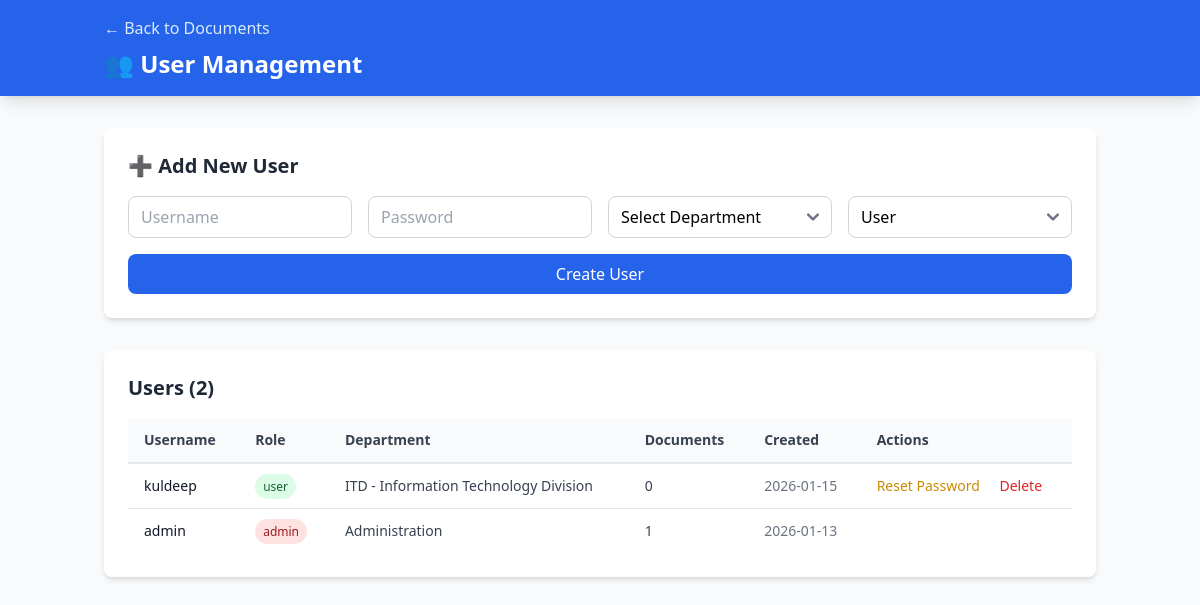
Screenshot of /users (signed in) with the database file from the repository.
### app.py (models this page shows)
class User(UserMixin, db.Model):
    id = db.Column(db.Integer, primary_key=True)
    username = db.Column(db.String(80), unique=True, nullable=False)
    password_hash = db.Column(db.String(255), nullable=False)
    role = db.Column(db.String(20), nullable=False, default='user')  # admin, user
    department = db.Column(db.String(100))
    created_at = db.Column(db.DateTime, default=datetime.utcnow)

### app.py (the view)
@app.route('/users')
@login_required
def users():
    if current_user.role != 'admin':
        flash('Access denied. Admin only.', 'error')
        return redirect(url_for('index'))
    all_users = User.query.order_by(User.created_at.desc()).all()
    return render_template("USERS_TEMPLATE.html", users=all_users)

### app.py (called while the page is built)
@login_manager.user_loader
def load_user(user_id):
    return User.query.get(int(user_id))

### templates/USERS_TEMPLATE.html (shortened to what this page needs)
<!DOCTYPE html>
<html lang="en">
<head>
    <script src="https://cdn.tailwindcss.com"></script>
    <link href="https://cdn.jsdelivr.net/npm/flowbite@2.5.2/dist/flowbite.min.css" rel="stylesheet" />
</head>
<body class="bg-gray-50">
    <nav class="bg-blue-600 text-white shadow-lg">
        <div class="container mx-auto px-4 py-4">
            <a href="{{ url_for('index') }}" class="text-blue-100 hover:text-white">&larr; Back to Documents</a>
            <h1 class="text-2xl font-bold mt-2">👥 User Management</h1>
        </div>
    </nav>
    <div class="container mx-auto px-4 py-8">
        <div class="bg-white rounded-lg shadow-md p-6 mb-8">
            <h2 class="text-xl font-semibold mb-4 text-gray-800">➕ Add New User</h2>
            <form method="POST" action="{{ url_for('add_user') }}" class="grid md:grid-cols-4 gap-4">
                <input type="text" name="username" required placeholder="Username"
                       class="px-3 py-2 border border-gray-300 rounded-lg focus:ring-2 focus:ring-blue-500">
                <input type="password" name="password" required placeholder="Password"
                       class="px-3 py-2 border border-gray-300 rounded-lg focus:ring-2 focus:ring-blue-500">
                <select name="department"
                        class="px-3 py-2 border border-gray-300 rounded-lg focus:ring-2 focus:ring-blue-500">
                    <option value="">Select Department</option>
                </select>
                <select name="role" required
                        class="px-3 py-2 border border-gray-300 rounded-lg focus:ring-2 focus:ring-blue-500">
                    <option value="user">User</option>
                </select>
                <button type="submit" class="md:col-span-4 bg-blue-600 text-white px-6 py-2 rounded-lg hover:bg-blue-700 transition font-medium">
                    Create User
                </button>
            </form>
        </div>
        <div class="bg-white rounded-lg shadow-md p-6">
            <h2 class="text-xl font-semibold mb-4 text-gray-800">Users ({{ users|length }})</h2>
            <div class="overflow-x-auto">
                <table class="w-full">
                    <thead class="bg-gray-50 border-b-2 border-gray-200">
                        <tr>
                            <th class="px-4 py-3 text-left text-sm font-semibold text-gray-700">Username</th>
                            <th class="px-4 py-3 text-left text-sm font-semibold text-gray-700">Role</th>
                            <th class="px-4 py-3 text-left text-sm font-semibold text-gray-700">Department</th>
                            <th class="px-4 py-3 text-left text-sm font-semibold text-gray-700">Documents</th>
                            <th class="px-4 py-3 text-left text-sm font-semibold text-gray-700">Created</th>
                            <th class="px-4 py-3 text-left text-sm font-semibold text-gray-700">Actions</th>
                        </tr>
                    </thead>
                    <tbody class="divide-y divide-gray-200">
                        {% for user in users %}
                        <tr class="hover:bg-gray-50">
                            <td class="px-4 py-3 text-sm font-medium text-gray-900">{{ user.username }}</td>
                            <td class="px-4 py-3 text-sm">
                                <span class="px-2 py-1 {% if user.role == 'admin' %}bg-red-100 text-red-800{% else %}bg-green-100 text-green-800{% endif %} rounded-full text-xs font-medium">
                                    {{ user.role }}
                                </span>
                            </td>
                            <td class="px-4 py-3 text-sm text-gray-700">{{ user.department or 'N/A' }}</td>
                            <td class="px-4 py-3 text-sm text-gray-700">{{ user.documents|length }}</td>
                            <td class="px-4 py-3 text-sm text-gray-500">{{ user.created_at.strftime('%Y-%m-%d') }}</td>
                            <td class="px-4 py-3 text-sm">
                                {% if user.id != current_user.id %}
                                <form method="POST" action="{{ url_for('reset_user_password', user_id=user.id) }}" style="display:inline" onsubmit="return confirm('Reset password for {{ user.username }}?')">
                                    <button type="submit" class="text-yellow-600 hover:text-yellow-800 font-medium mr-4">Reset Password</button>
                                </form>
                                <a href="{{ url_for('delete_user', user_id=user.id) }}"
                                   onclick="return confirm('Delete user {{ user.username }}?')"
                                   class="text-red-600 hover:text-red-800 font-medium">Delete</a>
                                {% endif %}
                            </td>
                        </tr>
                        {% endfor %}
                    </tbody>
                </table>
            </div>
        </div>
    </div>
</body>
</html>

### rows the page displays
User: username "kuldeep", role "user", department "ITD - Information Technology Division", documents|length "0", created_at "2026-01-15"
User: username "admin", role "admin", department "Administration", documents|length "1", created_at "2026-01-13"

### other values shown
{{ users|length }} "2"
